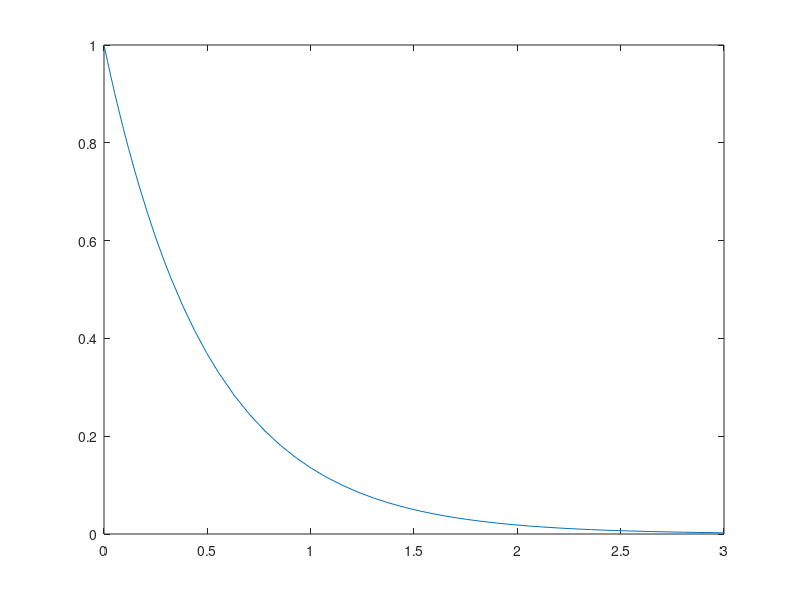

MATLAB code to generate this figure:
# Tank Draining simulation wiht ode45
# ode45 solves first order differential equations in standard form
#
# y = tank level
# Initial contitions, y(0) = 1      
#
# -dy/dt = 2 * y

clear all;
clc;

printf('Time Interval\n');
tini = 0
tend = 3

printf('\nInitial Conditions');
yini = 1

function dydt = tank_ode(t, y)
    dydt = -2 * y;
endfunction

# [t, y] = ode45(odefun, tspan, y0)
[t, y] = ode45(@(t,y) tank_ode(t, y), [tini, tend], yini);

plot(t, y)
